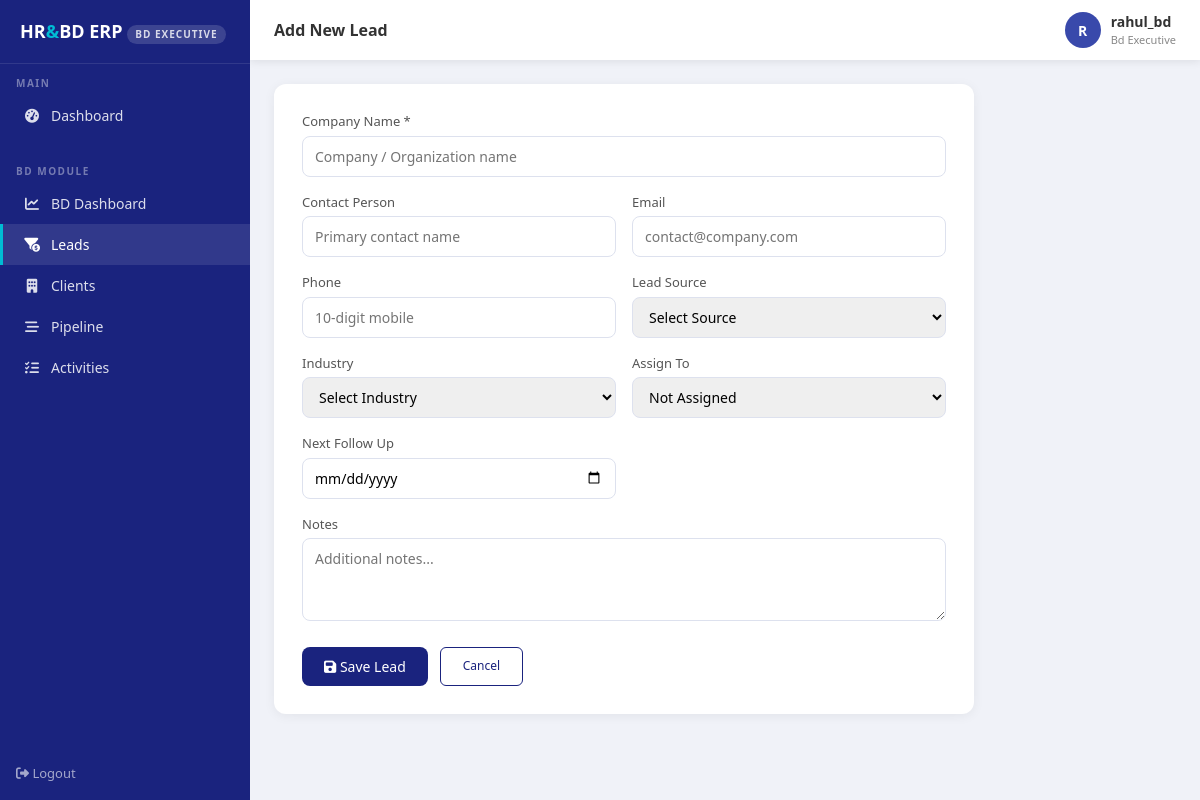
The page /bd/leads/add (signed in) on the database its author committed.
### app/models/models.py (models this page shows, shortened)
class User(UserMixin, db.Model):
    __tablename__ = 'users'
    id            = db.Column(db.Integer, primary_key=True)
    username      = db.Column(db.String(80),  unique=True, nullable=False)
    email         = db.Column(db.String(120), unique=True, nullable=False)
    password_hash = db.Column(db.String(256))
    role          = db.Column(db.String(20),  default='employee')
    employee_id   = db.Column(db.Integer, db.ForeignKey('employees.id'), nullable=True)
    is_active     = db.Column(db.Boolean, default=True)
    created_at    = db.Column(db.DateTime, default=datetime.utcnow)

### app/routes/bd.py (the view)
@bd_bp.route('/bd/leads/add', methods=['GET', 'POST'])
@login_required
@bd_only
def add_lead():
    if request.method == 'POST':
        _svc.create_lead(request.form)
        flash('Lead added successfully!', 'success')
        return redirect(url_for('bd.leads'))
    return render_template('bd/add_lead.html',
                           users=_svc.get_all_users())

### app/services/bd_service.py (called while the page is built)
    def get_all_users(self):
        return User.query.all()

### app/utils/rbac.py (called while the page is built)
def roles_required(*roles):
    def decorator(f):
        @wraps(f)
        def decorated_function(*args, **kwargs):
            if current_user.role not in roles:
                return render_template('errors/403.html'), 403
            return f(*args, **kwargs)
        return decorated_function
    return decorator

### app/templates/bd/add_lead.html (shortened to what this page needs)
{% extends "base.html" %}
{% block page_title %}Add New Lead{% endblock %}
{% block content %}
<div class="form-card" style="max-width:700px;">
  <form method="POST">
    <div style="display:grid;grid-template-columns:1fr 1fr;gap:16px;">
      <div style="grid-column:1/-1;"><label>Company Name *</label><input name="company_name" required placeholder="Company / Organization name"></div>
      <div><label>Contact Person</label><input name="contact_name" placeholder="Primary contact name"></div>
      <div><label>Email</label><input name="email" type="email" placeholder="contact@company.com"></div>
      <div><label>Phone</label><input name="phone" placeholder="10-digit mobile"></div>
      <div><label>Lead Source</label>
        <select name="source">
          <option value="">Select Source</option>
        </select>
      </div>
      <div><label>Industry</label>
        <select name="industry">
          <option value="">Select Industry</option>
        </select>
      </div>
      <div><label>Assign To</label>
        <select name="assigned_to">
          <option value="">Not Assigned</option>
        </select>
      </div>
      <div><label>Next Follow Up</label><input name="next_followup" type="date"></div>
      <div style="grid-column:1/-1;"><label>Notes</label><textarea name="notes" rows="3" placeholder="Additional notes..."></textarea></div>
    </div>
    <div style="margin-top:20px;display:flex;gap:12px;">
      <button type="submit" class="btn-primary-custom"><i class="fas fa-save"></i> Save Lead</button>
      <a href="{{ url_for('bd.leads') }}" class="btn-sm-outline" style="padding:9px 22px;">Cancel</a>
    </div>
  </form>
</div>
{% endblock %}

### app/templates/base.html (shortened to what this page needs)
<!DOCTYPE html>
<html lang="en">
<head>
  <link rel="stylesheet" href="https://cdnjs.cloudflare.com/ajax/libs/font-awesome/6.4.0/css/all.min.css">
  <link rel="stylesheet" href="https://cdnjs.cloudflare.com/ajax/libs/bootstrap/5.3.0/css/bootstrap.min.css">
</head>
<body>
<nav class="sidebar">
  <div class="sidebar-brand">
    HR<span>&</span>BD ERP
    <div class="role-badge">{{ current_user.role.replace('_',' ') }}</div>
  </div>
  <div class="sidebar-section">Main</div>
  <ul class="sidebar-menu">
    <li><a href="{{ url_for('dashboard.index') }}"
           class="{{ 'active' if request.endpoint == 'dashboard.index' }}">
      <i class="fas fa-tachometer-alt"></i> Dashboard
    </a></li>
  </ul>
  {% if current_user.role in ('admin', 'bd_manager', 'bd_executive') %}
  <div class="sidebar-section">BD Module</div>
  <ul class="sidebar-menu">
    <li><a href="{{ url_for('bd.index') }}"
           class="{{ 'active' if request.endpoint == 'bd.index' }}">
      <i class="fas fa-chart-line"></i> BD Dashboard
    </a></li>
    <li><a href="{{ url_for('bd.leads') }}"
           class="{{ 'active' if request.endpoint in ['bd.leads','bd.add_lead'] }}">
      <i class="fas fa-funnel-dollar"></i> Leads
    </a></li>
    <li><a href="{{ url_for('bd.clients') }}"
           class="{{ 'active' if request.endpoint in ['bd.clients','bd.add_client'] }}">
      <i class="fas fa-building"></i> Clients
    </a></li>
    <li><a href="{{ url_for('bd.pipeline') }}"
           class="{{ 'active' if 'pipeline' in request.endpoint or 'opportunity' in request.endpoint }}">
      <i class="fas fa-stream"></i> Pipeline
    </a></li>
    <li><a href="{{ url_for('bd.activities') }}"
           class="{{ 'active' if 'activit' in request.endpoint }}">
      <i class="fas fa-tasks"></i> Activities
    </a></li>
  </ul>
  {% endif %}
  <div style="margin-top:auto;padding:16px;">
    <a href="{{ url_for('auth.logout') }}"
       style="color:rgba(255,255,255,0.6);font-size:13px;text-decoration:none;">
      <i class="fas fa-sign-out-alt"></i> Logout
    </a>
  </div>
</nav>
<div class="topbar">
  <div class="topbar-title">{% block page_title %}Dashboard{% endblock %}</div>
  <div class="topbar-user">
    <div class="avatar">{{ current_user.username[0].upper() }}</div>
    <div>
      <div style="font-weight:600;font-size:14px;">{{ current_user.username }}</div>
      <div style="font-size:11px;color:#888;">
        {{ current_user.role.replace('_',' ').title() }}
      </div>
    </div>
  </div>
</div>
<div class="main-content">
  {% block content %}{% endblock %}
</div>
</body>
</html>

### app/templates/base.html (style rules this page uses)
:root { --primary: #1a237e; --primary-light: #3949ab; --accent: #00bcd4; --sidebar-width: 250px; --topbar-h: 60px; --body-bg: #f0f2f8; }
* { box-sizing: border-box; margin: 0; padding: 0; }
body { font-family: 'Segoe UI', sans-serif; background: var(--body-bg); color: #333; }
.sidebar { position: fixed; top: 0; left: 0; width: var(--sidebar-width); height: 100vh; background: var(--primary); display: flex; flex-direction: column; z-index: 1000; overflow-y: auto; }
.sidebar-brand { padding: 18px 20px; border-bottom: 1px solid rgba(255,255,255,0.1); color: white; font-size: 18px; font-weight: 700; }
.sidebar-brand span { color: var(--accent); }
.role-badge { font-size: 10px; background: rgba(255,255,255,0.15); color: rgba(255,255,255,0.8); padding: 2px 8px; border-radius: 10px; margin-top: 4px; display: inline-block; text-transform: uppercase; letter-spacing: 1px; }
.sidebar-section { padding: 12px 16px 4px; font-size: 10px; text-transform: uppercase; letter-spacing: 1.5px; color: rgba(255,255,255,0.4); font-weight: 600; }
.sidebar-menu { list-style: none; padding: 0; }
.sidebar-menu li a { display: flex; align-items: center; gap: 10px; padding: 10px 20px; color: rgba(255,255,255,0.85); text-decoration: none; font-size: 14px; transition: all 0.2s; border-left: 3px solid transparent; }
.sidebar-menu li a:hover, .sidebar-menu li a.active { background: rgba(255,255,255,0.1); color: white; border-left-color: var(--accent); }
.sidebar-menu li a i { width: 18px; text-align: center; }
.topbar { position: fixed; top: 0; left: var(--sidebar-width); right: 0; height: var(--topbar-h); background: white; display: flex; align-items: center; justify-content: space-between; padding: 0 24px; box-shadow: 0 2px 8px rgba(0,0,0,0.08); z-index: 999; }
.topbar-title { font-size: 16px; font-weight: 600; color: #333; }
.topbar-user { display: flex; align-items: center; gap: 10px; font-size: 14px; }
.topbar-user .avatar { width: 36px; height: 36px; background: var(--primary-light); border-radius: 50%; display: flex; align-items: center; justify-content: center; color: white; font-weight: 600; }
.main-content { margin-left: var(--sidebar-width); margin-top: var(--topbar-h); padding: 24px; min-height: calc(100vh - var(--topbar-h)); }
.form-card { background: white; border-radius: 12px; padding: 28px; box-shadow: 0 2px 12px rgba(0,0,0,0.06); }
label { font-size: 13px; font-weight: 500; color: #555; margin-bottom: 4px; display: block; }
input, select, textarea { width: 100%; padding: 9px 12px; border: 1px solid #dde1ee; border-radius: 8px; font-size: 14px; outline: none; transition: border 0.2s; }
.btn-primary-custom { background: var(--primary); color: white; border: none; padding: 9px 22px; border-radius: 8px; font-size: 14px; cursor: pointer; font-weight: 500; transition: background 0.2s; }
.btn-sm-outline { background: transparent; border: 1px solid var(--primary); color: var(--primary); padding: 5px 12px; border-radius: 6px; font-size: 12px; cursor: pointer; text-decoration: none; display: inline-block; }

### rows shown on the page
User: role.replace "BD EXECUTIVE", username "R", username "rahul_bd", role.replace "Bd Executive"
